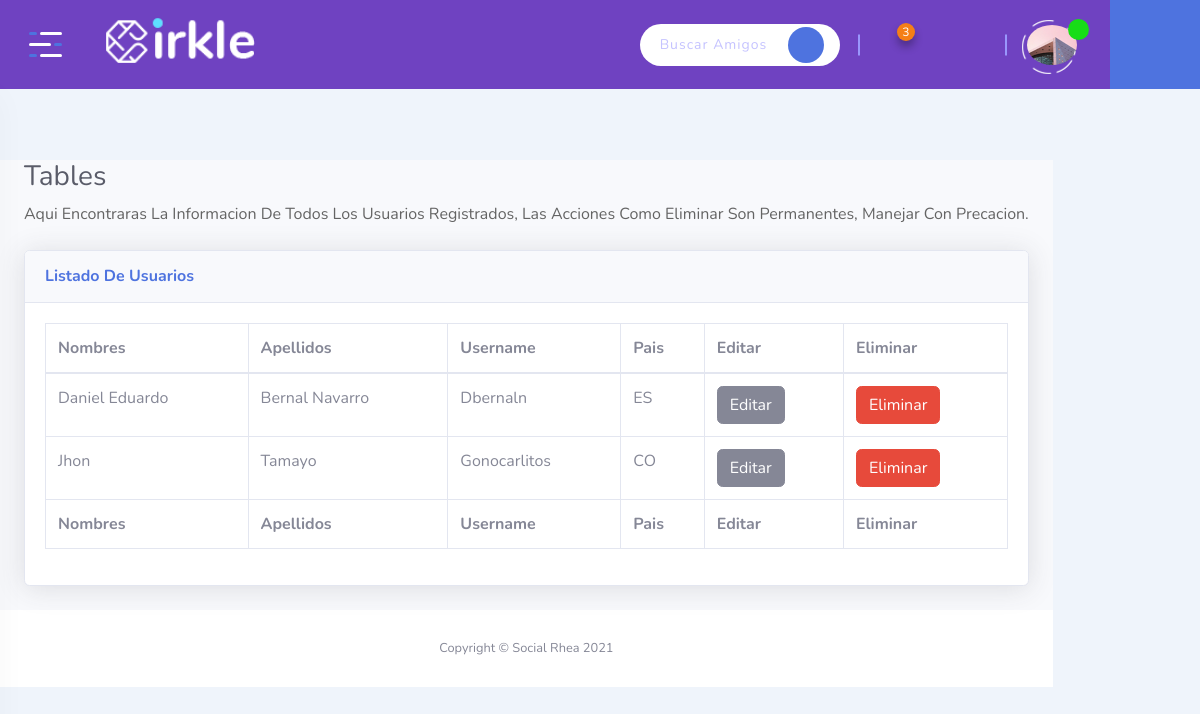
The app's page /admin/users (signed in) with its own data.
### tables this page shows
CREATE TABLE Usuario (ID_Usuario INTEGER PRIMARY KEY AUTOINCREMENT NOT NULL, Usuario VARCHAR NOT NULL UNIQUE, Contrasena VARCHAR NOT NULL, Rol INT CHECK (Rol = 0 or Rol = 1 or Rol = 2) NOT NULL, Estado INT CHECK (Estado = 0 or Estado = 1) NOT NULL, Nombres VARCHAR NOT NULL, Apellidos VARCHAR NOT NULL, Genero INT CHECK (Genero = 0 or Genero = 1 or Genero = 2) NOT NULL, Email VARCHAR NOT NULL UNIQUE, Ubicacion VARCHAR NOT NULL, Foto VARCHAR, Telefono INT NOT NULL, Fecha_Nacimiento DATE NOT NULL, Estado_Civil INT NOT NULL CHECK (Estado_Civil = 1 or Estado_Civil = 2 or Estado_Civil = 3 or Estado_Civil = 4 or Estado_Civil = 5), Fecha DATE NOT NULL DEFAULT (CURRENT_TIMESTAMP), Privacidad INT NOT NULL CHECK (Privacidad = 1 or Privacidad = 2));

### app.py (the view)
@app.route('/admin/users', methods=['GET', 'POST'])
def admin_users():
  if session['usuario']:
    dbUsuario = db.getUser(session['usuario'])
    usuarios = db.getAllUsers()
    return render_template('dashboard-users.html', usuario=dbUsuario, usuarios=usuarios, rol = dbUsuario["Rol"])

### app.py (called while the page is built)
@app.before_request
def antes_de_cada_peticion():
    ruta = request.path
    if not 'usuario' in session and ruta != "/" and ruta != "/admin-login" and ruta != "/logout" and not ruta.startswith("/static"):
        flash("Inicia sesión para continuar")
        return redirect("/")

### db.py (called while the page is built)
def conectar():
    dbname= 'socialrhea.db'
    conn= sqlite3.connect(dbname)
    return conn

def getUser(user):
    conn= conectar()
    try:
      conn.row_factory = sqlite3.Row
      sql = 'SELECT * FROM Usuario WHERE Usuario = ?'
      cursor = conn.execute(sql, (user,))
      resultados = (cursor.fetchone())
      cursor.close()
      conn.close()
      if not resultados:
        return False
      else:
        return resultados
    except Error as e:
      print(f"error in getUser() : {str(e)}"  )

def getAllUsers():
    conn= conectar()
    conn.row_factory = sqlite3.Row
    try:
      sql = 'SELECT * FROM Usuario WHERE Rol = ?'
      cursor= conn.execute(sql,(2,))
      resultado = (cursor.fetchall())
      if resultado:
        results = [ dict(row) for row in resultado ]
      return results
    except Error as e:
      print(f"error in getPostsFeed() : {str(e)}"  )

### templates/dashboard-users.html (shortened to what this page needs)
{% extends 'dashboard-base.html' %}
{% block contenido %}
<div class="page-content">
  <div id="content-wrapper" class="d-flex flex-column">
      <div class="container-fluid">
        <h1 class="h3 mb-2 text-gray-800">Tables</h1>
        <p class="mb-4">Aqui encontraras la informacion de todos los usuarios registrados, las Acciones como Eliminar son permanentes, manejar con precacion.</p>
        <div class="card shadow mb-4">
            <div class="card-header py-3">
                <h6 class="m-0 font-weight-bold text-primary">Listado de Usuarios</h6>
            </div>
            <div class="card-body">
                <div class="table-responsive">
                    <table class="table table-bordered" id="dataTable" width="100%" cellspacing="0">
                        <thead>
                            <tr>
                              <th>Nombres</th>
                              <th>Apellidos</th>
                              <th>Username</th>
                              <th>Pais</th>
                              <th>Editar</th>
                              <th>Eliminar</th>
                            </tr>
                        </thead>
                        <tfoot>
                            <tr>
                                <th>Nombres</th>
                                <th>Apellidos</th>
                                <th>Username</th>
                                <th>Pais</th>
                                <th>Editar</th>
                                <th>Eliminar</th>
                            </tr>
                        </tfoot>
                        <tbody>
                        {% for usr in usuarios %}
                            <tr>
                                <td>{{ usr.Nombres }}</td>
                                <td>{{ usr.Apellidos }}</td>
                                <td>{{ usr.Usuario }}</td>
                                <td>{{ usr.Ubicacion }}</td>
                                <td>
                                  <a href="/edituser/{{ usr.Usuario }}" class="btn btn-secondary js-delete">Editar</a>
                                </td>
                                <td>
                                  <a href="/deleteuser/{{ usr.Usuario }}" class="btn btn-danger js-delete">Eliminar</a>
                                </td>
                              </tr>
                        {% endfor %}
                        </tbody>
                    </table>
                </div>
            </div>
        </div>
    </div>
      <footer class="sticky-footer bg-white">
          <div class="container my-auto">
              <div class="copyright text-center my-auto">
                  <span>Copyright &copy; Social Rhea 2021</span>
              </div>
          </div>
      </footer>
  </div>
</div>
{% endblock %}

### templates/dashboard-base.html (shortened to what this page needs)
<!DOCTYPE html>
<html class="no-js" lang="">
<head>
    <link rel="stylesheet" href="{{ url_for('static', filename='css/bootstrap.min.css' ) }}">
    <link rel="stylesheet" href="{{ url_for('static', filename='css/app.css' ) }}">
    <link rel="stylesheet" href="{{ url_for('static', filename='assets/icofont/icofont.min.css' ) }}">
    <link rel="stylesheet" href="{{ url_for('static', filename='css/sb-admin-2.min.css' ) }}">
</head>
<body class="bg-link-water">
    <div id="wrapper" class="wrapper">
        <header class="fixed-header">
            <div class="header-menu">
                <div class="navbar">
                    <div class="nav-item d-none d-sm-block">
                        <div class="header-logo">
                            <a href="/"><img src="{{ url_for('static', filename='assets/img/logo.png')}}" width="190" alt="Social Rhea"></a>
                        </div>
                    </div>
                    <div class="nav-item header-control">
                        <div class="inline-item d-none d-md-block">
                          <form action="" method="POST" class="js-search">
                            <div class="input-group">
                              <input type="text" class="form-control" name="busqueda" placeholder="Buscar Amigos.......">
                              <div class="input-group-append">
                                <input type="submit" class="submit-btn" value="" type="button"><i class="icofont-search"></i></input>
                              </div>
                            </div>
                          </form>
                        </div>
                        <div class="inline-item d-flex align-items-center">
                          <div class="dropdown dropdown-notification">
                            <button class="dropdown-toggle" type="button" data-toggle="dropdown" aria-expanded="false">
                                <i class="icofont-notification"></i><span class="notify-count">3</span>
                            </button>
                        </div>
                        <div class="dropdown dropdown-message">
                          <button class="dropdown-toggle" type="button" data-toggle="dropdown" aria-expanded="false">
                              <i class="icofont-speech-comments"></i>
                          </button>
                      </div>
                            <div class="dropdown dropdown-friend">
                                <button class="dropdown-toggle" type="button" data-toggle="dropdown" aria-expanded="false">
                                    <i class="icofont-users-alt-4"></i>
                                </button>
                            </div>
                        </div>
                        <div class="inline-item">
                            <div class="dropdown dropdown-admin">
                                <a href="/profile/{{ usuario.Usuario }}" class="dropdown-toggle"></button>
                                    <span class="media">
                                        <span class="item-img">
                                            <img src="/static/uploads/imgusuarios/{{ usuario.Foto }}" width="50" height="50" alt="{{ usuario.Nombre }}">
                                            <span class="acc-verified"><i class="icofont-check"></i></span>
                                        </span>
                                    </span>
                                  </a>
                            </div>
                        </div>
                    </div>
                </div>
            </div>
        </header>
        <div class="fixed-sidebar">
            <div class="fixed-sidebar-left small-sidebar">
                <div class="sidebar-toggle">
                    <button class="toggle-btn toggler-open">
                        <span></span>
                        <span></span>
                        <span></span>
                    </button>
                </div>
            </div>
        </div>
        <div class="fixed-sidebar right">
            <div class="fixed-sidebar-right small-sidebar">
                <div class="sidebar-toggle" id="chat-head-toggle">
                    <button class="chat-icon">
                        <i class="icofont-speech-comments"></i>
                    </button>
                </div>
            </div>
        </div>
        {% block contenido %}
        {% endblock %}
  </div>
</body>
</html>

### records on screen
Usuario: Foto (picture), Nombres "Daniel Eduardo", Apellidos "Bernal Navarro", Usuario "Dbernaln", Ubicacion "ES"
Usuario: Nombres "Jhon", Apellidos "Tamayo", Usuario "Gonocarlitos", Ubicacion "CO"
